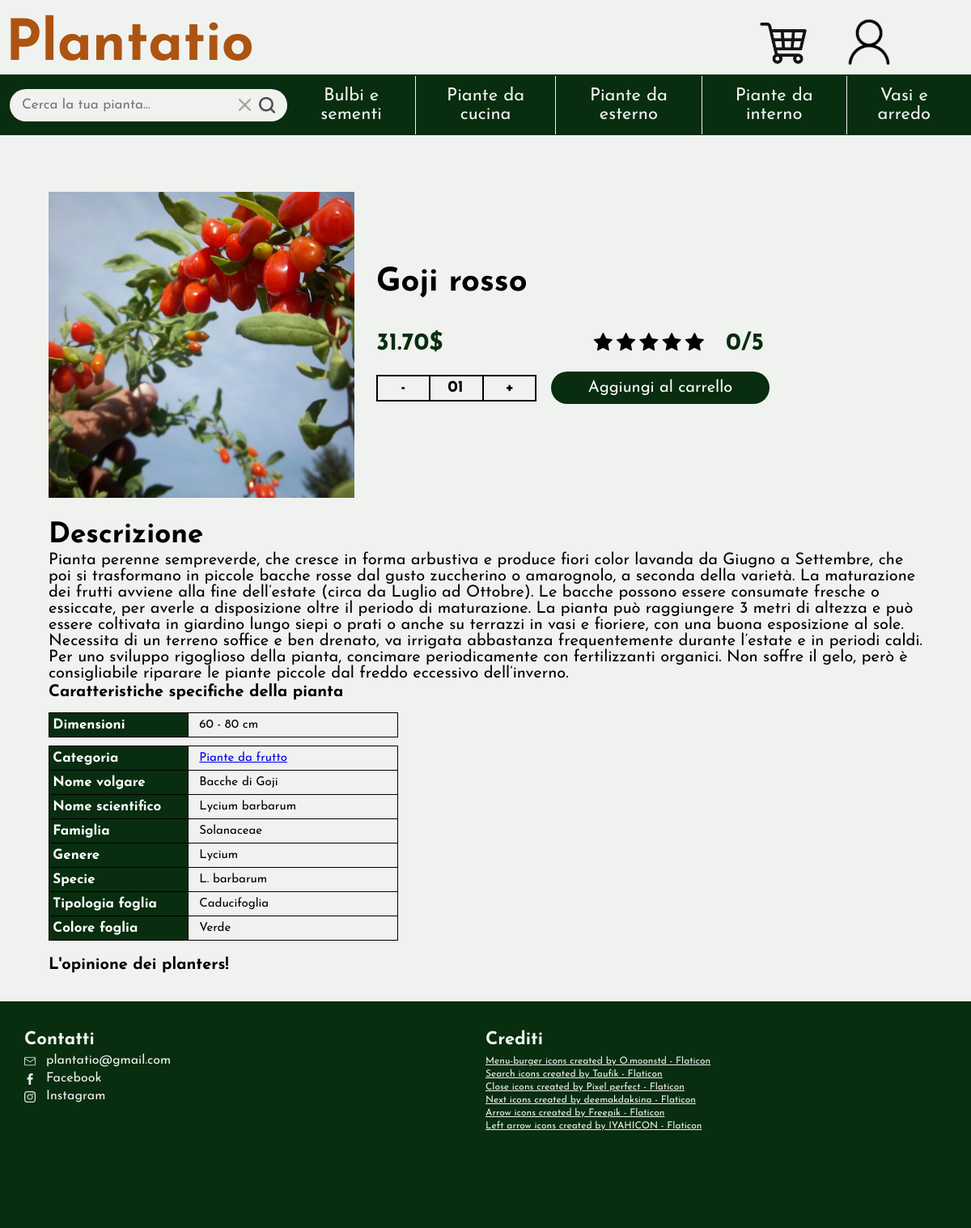
Screenshot of /product.php?id=Goji+rosso with the database file from the repository.
### tables this page shows
CREATE TABLE Prodotti (
    nome_prodotto VARCHAR(150) PRIMARY KEY,
    prezzo DECIMAL(10, 2) NOT NULL,
    id_sottocategoria VARCHAR(100) NOT NULL,
    stock INT NOT NULL,
    nome_volgare VARCHAR(50),  
    nome_scientifico VARCHAR(50),
    famiglia VARCHAR(50),
    genere VARCHAR(50),
    specie VARCHAR(50),
    dimensioni VARCHAR(30),  
    profumo VARCHAR(30),  
    tipologia_foglia VARCHAR(30),
    colore_foglia VARCHAR(30), 
    descrizione TEXT,
    voto INT NOT NULL
);

### product.php (called while the page is built, shortened)
<?php
require_once 'bootstrap.php';
$templateParams["titolo"] = "Plantatio";
$templateParams["mainContent"] = "single-item.php";
$templateParams["js"] = array("js/product.js", "js/nav.js", "js/header.js");
$idprodotto = -1;
if(isset($_GET["id"])){
    $idprodotto = $_GET["id"];
} else {
    if(isset($idProd)){
        $idprodotto = $productId;
    }
}
$templateParams["prodotto"] = $dbh->getProductById($idprodotto);
$templateParams["recensioni_prodotto"] = $dbh->getReviewsOfProduct($idprodotto);
require 'template/base.php';
?>

### utils/functions.php (called while the page is built, shortened)
<?php
function replaceSpacesWithHyphens($string)
{
    $temp = $string;
    $newString = str_replace(' ', '-', $temp);
    return $newString;
}
function isUserLoggedIn()
{
    return !empty($_SESSION['email']);
}
?>

### database/database.php (called while the page is built, shortened)
<?php
class DatabaseHelper
{
    private $db;
    public function __construct($servername, $username, $password, $dbname, $port)
    {
        $this->db = new mysqli($servername, $username, $password, $dbname, $port);
    }
    public function getSubCategoriesFromCategory($nomeCategoria)
    {
        $stmt = $this->db->prepare("SELECT nome_sottocategoria FROM SottoCategorie WHERE id_categoria = ?");
        $stmt->bind_param('s', $nomeCategoria);
        $stmt->execute();
        $result = $stmt->get_result();
        return $result->fetch_all(MYSQLI_ASSOC);
    }
    public function getCategories()
    {
        $stmt = $this->db->prepare("SELECT nome_categoria FROM Categorie");
        $stmt->execute();
        $result = $stmt->get_result();
        $categories = $result->fetch_all(MYSQLI_ASSOC);
        foreach ($categories as &$category) {
            $category["sottocategorie"] = array();
            $category["sottocategorie"] = $this->getSubCategoriesFromCategory($category["nome_categoria"]);
        }
        return $categories;
    }
    public function getProductById($product_id)
    {
        $stmt = $this->db->prepare("SELECT * FROM Prodotti WHERE nome_prodotto = ?");
        $stmt->bind_param('s', $product_id);
        $stmt->execute();
        $result = $stmt->get_result();
        return $result->fetch_all(MYSQLI_ASSOC);
    }
    public function getReviewsOfProduct($idprodotto)
    {
        $query = "SELECT nome, voto, commento, DATE(data_recensione) as dataRec FROM Recensioni, Utenti WHERE id_utente = email AND id_prodotto = ? ORDER BY data_recensione DESC";
        $stmt = $this->db->prepare($query);
        $stmt->bind_param('s', $idprodotto);
        $stmt->execute();
        $result = $stmt->get_result();
        return $result->fetch_all(MYSQLI_ASSOC);
    }
}

### bootstrap.php (called while the page is built, shortened)
<?php
require_once("utils/functions.php");
require_once("database/database.php");
$dbh = new DatabaseHelper("localhost", "root", "", "plantatio", 3306);
$templateParams["categorie"] = $dbh->getCategories();
?>

### template/single-item.php (the view, shortened to what this page needs)
<main class="single-item">
    <?php if(count($templateParams["prodotto"])==0): ?>
        <article><p>Prodotto non presente</p></article>
    <?php
        else:
            $prodotto = $templateParams["prodotto"][0];
        ?>
        <article>
        <header>
            <img src="upload/prodotti/<?php echo $prodotto["nome_prodotto"] ?>.jpg" alt=""/><section>
                <h2><?php echo $prodotto["nome_prodotto"] ?></h2>
                <h3><?php echo $prodotto["prezzo"] ?>$
                </h3><div class="star-value">
                        <?php for($i = $prodotto["voto"] + 1; $i <= 5; $i++ ): ?>
                            <span class="fa fa-star"></span>
                        <?php endfor; ?>
                    </div><h3><?php echo $prodotto["voto"]?>/5</h3>
                <div class="wrapper">
                    <span class="minus" onclick="reduceQuantity()">-</span><span class="number">01</span><span class="plus" onclick="addQuantity(<?php echo $prodotto["stock"]?>)">+</span>
                </div><button type="button" onclick="addToCart('<?php echo $prodotto['nome_prodotto']?>')">Aggiungi al carrello</button>
            </section>
        </header>
        <section>
            <h3>Descrizione</h3>
            <p><?php echo $prodotto["descrizione"] ?></p>
            <table>
                <caption>Caratteristiche specifiche della pianta</caption>
                <tr>
                    <th>Dimensioni</th>
                    <td><?php echo $prodotto["dimensioni"]?></td>
                </tr>
            </table>
            <table>
                <tr>
                    <th>Categoria</th>
                    <td><a href="#"><?php echo $prodotto["id_sottocategoria"]?></a></td>
                </tr>
                <tr>
                    <th>Nome volgare</th>
                    <td><?php echo $prodotto["nome_volgare"]?></td>
                </tr>
                <tr>
                    <th>Nome scientifico</th>
                    <td><?php echo $prodotto["nome_scientifico"]?></td>
                </tr>
                <tr>
                    <th>Famiglia</th>
                    <td><?php echo $prodotto["famiglia"]?></td>
                </tr>
                <tr>
                    <th>Genere</th>
                    <td><?php echo $prodotto["genere"]?></td>
                </tr>
                <tr>
                    <th>Specie</th>
                    <td><?php echo $prodotto["specie"]?></td>
                </tr>
                <tr>
                    <th>Tipologia foglia</th>
                    <td><?php echo $prodotto["tipologia_foglia"]?></td>
                </tr>
                <tr>
                    <th>Colore foglia</th>
                    <td><?php echo $prodotto["colore_foglia"]?></td>
                </tr>
            </table>
        </section>
    </article>
    <section>
        <h2>L&apos;opinione dei planters!</h2>
    </section>
<?php endif; ?>
</main>

### template/base.php (shortened to what this page needs)
<!DOCTYPE html>
<html lang="it">
<head>
    <link rel="stylesheet" href="https://cdnjs.cloudflare.com/ajax/libs/font-awesome/4.7.0/css/font-awesome.min.css" />
        <link rel="stylesheet" type="text/css" href="./css/style.css" />
</head>
<body>
    <header>
        <a href="./index.php"><h1>Plantatio</h1>
        </a><ul>
            <li class="user_icon">
                <a href="<?php if(isUserLoggedIn()){echo '#';} else{ echo './login.php';} ?>" onclick="open_submenu()"><img class="user_icon" src=".\img\User-Icon.png" alt="user-icon"/><img
                </a>
            </li>
            <li>
                <a href="<?php if(isUserLoggedIn()){echo './cart.php';} else{ echo './login.php';} ?>"><img src=".\img\Cart-Icon.png" alt="cart-icon" /></a>
            </li>
        </ul>
    </header>
    <nav class="main-nav closed-nav">
        <form action="search.php" method="GET">
            <section class="search-text">
                <input type="text" id="fastSearch" name="fastSearch" placeholder="Cerca la tua pianta..." oninput="showSuggestions()" value="<?php if(isset($templateParams["searchedWord"])){echo($templateParams["searchedWord"]);}?>"/>
            </section>
            <img class="searchbar-icon cancel-button" src="upload/cancel-icon.png" alt="Reset search button"
                onclick="resetText('fastsearch')" />
            <input class="searchbar-icon search-button" type="image" src="upload/search-icon.png" alt="Submit search" />
        </form>
        <ul class="categories">
            <?php foreach ($templateParams["categorie"] as $categoria): ?>
                <li>
                    <button class="category-button" onclick='openSubcategories("<?php echo replaceSpacesWithHyphens($categoria["nome_categoria"]); ?>")' type="button"><?php echo $categoria["nome_categoria"]; ?>
                    </button>
                </li>
            <?php endforeach; ?>
        </ul>
    </nav>
    <?php
    if (isset($templateParams["mainContent"])) {
        require($templateParams["mainContent"]);
    }
    ?>
    <footer>
        <section class="contacts">
            <h1>Contatti</h1>
            <ul>
                <li>
                    <img src="./upload/email.png" alt="email icon">
                    <span>plantatio@gmail.com</span>
                </li>
                <li>
                    <img src="./upload/facebook.png" alt="facebook icon">
                    <span>Facebook</span>
                </li>
                <li>
                    <img src="./upload/instagram.png" alt="instagram icon">
                    <span>Instagram</span>
                </li>
            </ul>
        </section>
        <section class="credits">
            <h1>Crediti</h1>
            <ul>
                <li>
                    <a href="https://www.flaticon.com/free-icons/menu-burger" title="menu-burger icons">Menu-burger icons created by
                        O.moonstd - Flaticon</a>
                </li>
                <li>
                    <a href="https://www.flaticon.com/free-icons/search" title="search icons">Search icons created by Taufik -
                        Flaticon</a>
                </li>
                <li>
                    <a href="https://www.flaticon.com/free-icons/close" title="close icons">Close icons created by Pixel perfect -
                        Flaticon</a>
                </li>
                <li>
                    <a href="https://www.flaticon.com/free-icons/next" title="next icons">Next icons created by deemakdaksina -
                        Flaticon</a>
                </li>
                <li>
                    <a href="https://www.flaticon.com/free-icons/arrow" title="arrow icons">Arrow icons created by Freepik - Flaticon</a>
                </li>
                <li>
                    <a href="https://www.flaticon.com/free-icons/left-arrow" title="left arrow icons">Left arrow icons created by IYAHICON - Flaticon</a>
                </li>
            </ul>
        </section>
    </footer>
</body>
</html>

### rows the page displays
prodotti: nome_prodotto (picture), nome_prodotto "Goji rosso", prezzo "31.70", voto "0", descrizione "Pianta perenne sempreverde, che cresce in forma arbustiva e produce fiori color lavanda da Giugno a Settembre, che poi si trasformano in piccole bacche rosse dal gusto zuccherino o amarognolo, a seconda della varietà. La maturazione dei frutti avviene alla fine dell’estate (circa da Luglio ad Ottobre). Le bacche possono essere consumate fresche o essiccate, per averle a disposizione oltre il periodo di maturazione. La pianta può raggiungere 3 metri di altezza e può essere coltivata in giardino lungo siepi o prati o anche su terrazzi in vasi e fioriere, con una buona esposizione al sole. Necessita di un terreno soffice e ben drenato, va irrigata abbastanza frequentemente durante l’estate e…", dimensioni "60 - 80 cm", id_sottocategoria "Piante da frutto", nome_volgare "Bacche di Goji", nome_scientifico "Lycium barbarum", famiglia "Solanaceae", genere "Lycium", specie "L. barbarum", tipologia_foglia "Caducifoglia", colore_foglia "Verde"

### other values shown
$categoria["nome_categoria"] "Bulbi e sementi"
$categoria["nome_categoria"] "Piante da cucina"
$categoria["nome_categoria"] "Piante da esterno"
$categoria["nome_categoria"] "Piante da interno"
$categoria["nome_categoria"] "Vasi e arredo"
